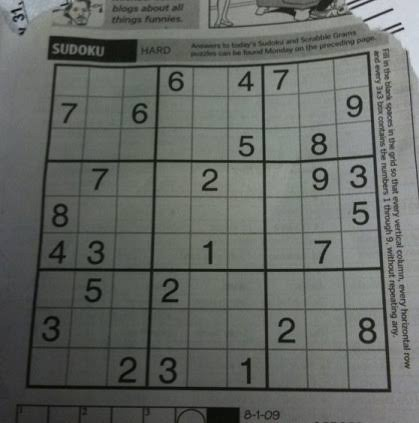
#> input picture ImageProcessing/sudoku.jfif, 419 x 423 px
$ python 6.ImageGradients.py
#> lines starting #> are read from the running program, lines starting #| are printed output that depends on the picture
import cv2 as c
import numpy as n

img = c.imread("sudoku.jfif",0)
#> img: shape (423, 419); min 2, max 218, mean 101.8
#c.imshow('org',orgimg)


#_________LAPLACIAN
laplacian = c.Laplacian(img, c.CV_64F,ksize=3)
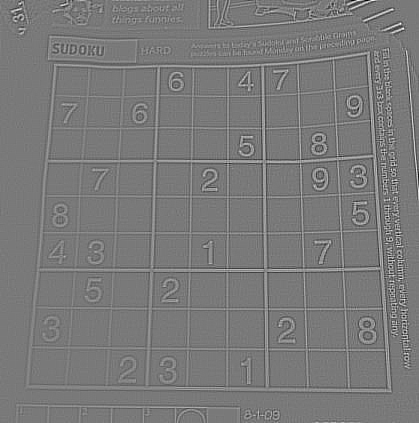
#> laplacian: shape (423, 419) float64; min -620, max 678, mean 0; drawn with min black and max white
laplacian = n.uint8(n.absolute(laplacian))
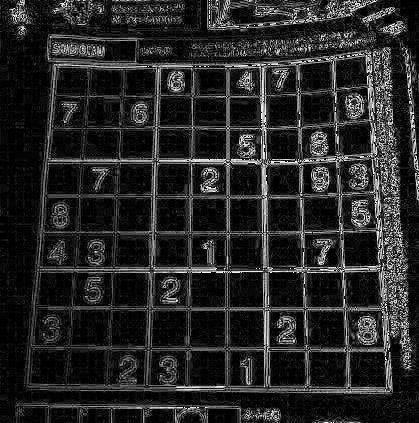
#> laplacian: shape (423, 419); min 0, max 254, mean 38.9
c.imshow("laplacian",laplacian)

#_________SOBEL
sobelx = c.Sobel(img, c.CV_64F,1,0)
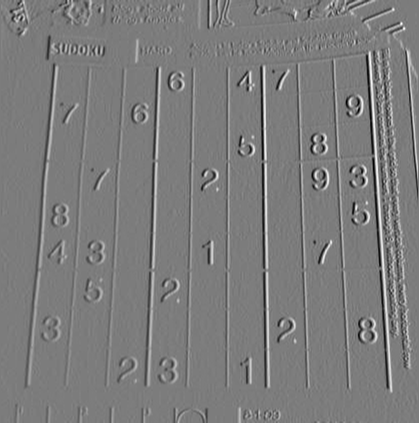
#> sobelx: shape (423, 419) float64; min -457, max 481, mean 1.3; drawn with min black and max white
sobelx = n.uint8(n.absolute(sobelx))
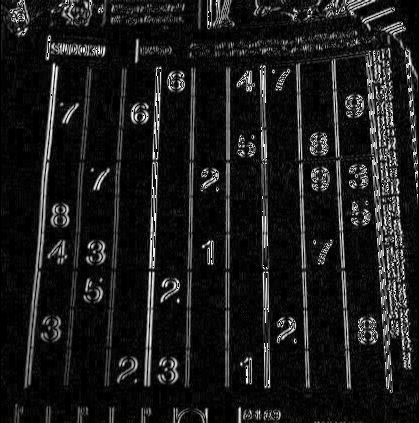
#> sobelx: shape (423, 419); min 0, max 255, mean 27.5
c.imshow("sobelx",sobelx)

sobely = c.Sobel(img, c.CV_64F,0,1)
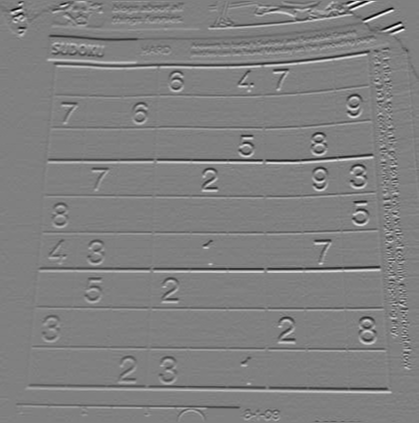
#> sobely: shape (423, 419) float64; min -586, max 577, mean -1; drawn with min black and max white
sobely = n.uint8(n.absolute(sobely))
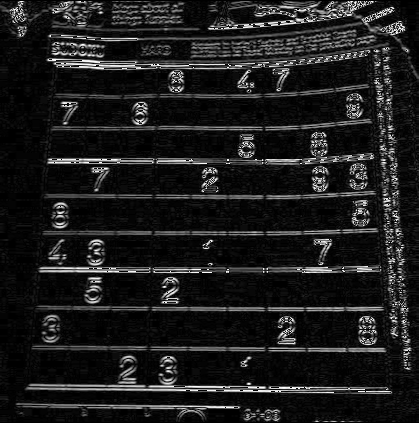
#> sobely: shape (423, 419); min 0, max 255, mean 28.8
c.imshow("sobely",sobely)


c.waitKey(0)
c.destroyAllWindows()
